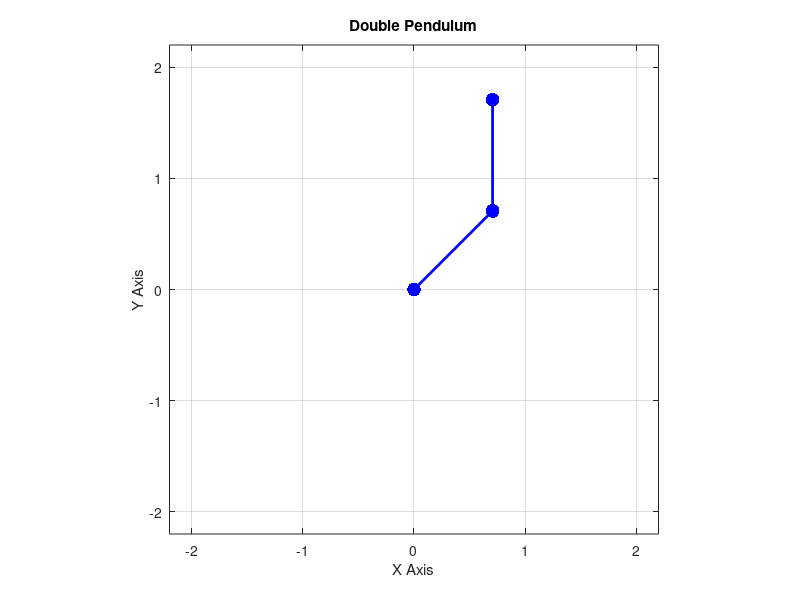
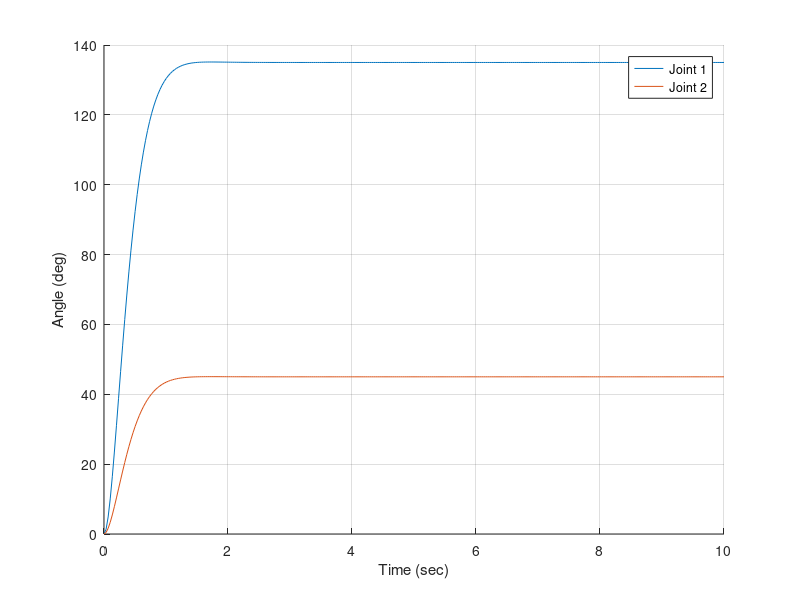
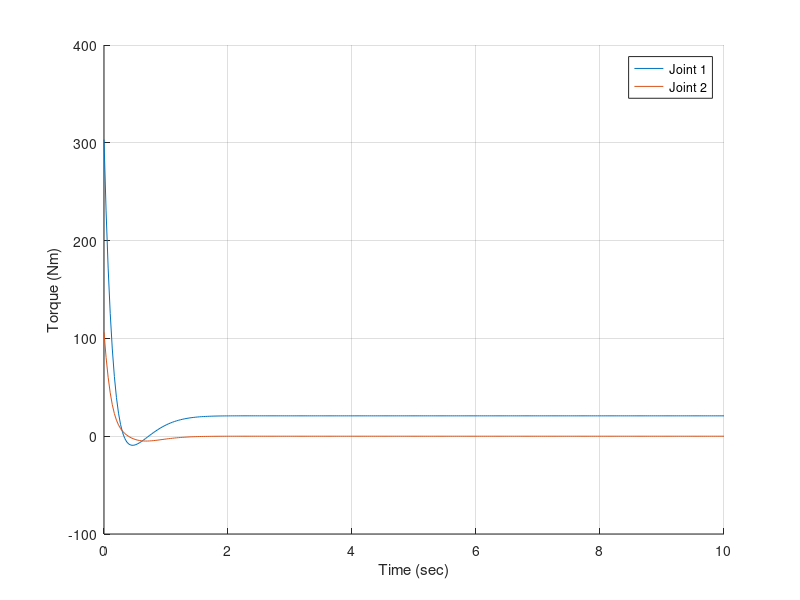

Recreate these plots in MATLAB, in order.
function [] = double_pendulum_driver()
clear all
clc
close all

movie = false;
duration = 10;
fps = 30;

% constants

constants.g = 9.81;
constants.m1 = 2;
constants.m2 = 1;
constants.l1 = 1;
constants.l2 = 1;

constants.overshoot = 0.1; % percent overshoot
constants.settling = 1; % settling time in sec

nframes=duration*fps;
tspan = linspace(0,duration,nframes);
initial_state = [0;0;0;0;0;0]; % extra 2 states for integral action of each joint
[t,state] = ode45(@(t,state)double_pendulum_ode(t,state,constants),tspan,initial_state);

% calculate the control input
control = zeros(length(t),2);
for ii = 1:length(t)
    [~, u] = double_pendulum_ode(t(ii),state(ii,:)',constants);
    control(ii,:) = u';
end

t1 = state(:,1);
t2 = state(:,2);
td1 = state(:,3);
td2 = state(:,4);

h=plot(0,0,'MarkerSize',30,'Marker','.','LineWidth',2,'Color','b');
range=1.1*(constants.l1+constants.l2);
axis([-range range -range range]);
axis square;
grid on
title('Double Pendulum')
xlabel('X Axis')
ylabel('Y Axis')
set(gca,'nextplot','replacechildren');

for i=1:length(t1)-1
    if (ishandle(h)==1)
        r1 = constants.l1*[sin(t1(i));-cos(t1(i))];
        r2 = r1 + constants.l2*[sin(t1(i)+t2(i));-cos(t1(i)+t2(i))];
        Xcoord=[0,r1(1),r2(1)];
        Ycoord=[0,r1(2),r2(2)];

        set(h,'XData',Xcoord,'YData',Ycoord);
        drawnow;
        if movie ==true
            
            F(i) = getframe;
        end
        if movie==false
            pause(t(i+1)-t(i));
        end
    end
end

figure
grid on;hold on
plot(t,t1*180/pi, t,t2*180/pi)
legend('Joint 1','Joint 2')
xlabel('Time (sec)')
ylabel('Angle (deg)')

figure
grid on;hold on
plot(t,control(:,1), t,control(:,2))
legend('Joint 1','Joint 2')
xlabel('Time (sec)')
ylabel('Torque (Nm)')

if movie==true
    movie2avi(F,'doublePendulumAnimation','compression','none','fps',fps)
end

% 16 Jan 15 - double pendulum dynamics

function [state_dot, u] = double_pendulum_ode(t,state,constants)

t1 = state(1);
t2 = state(2);
td1 = state(3);
td2 = state(4);
int_error = state(5:6,1);

m1 = constants.m1;
m2 = constants.m2;
l1 = constants.l1;
l2 = constants.l2;
g = constants.g;
overshoot = constants.overshoot;
settling = constants.settling;

% theta1 zero is downwards theta 2 zero is aligned with first link
M = zeros(2,2);
M(1,1) = (m1+m2)*l1^2 + m2*l2^2 + 2*m2*l1*l2*cos(t2);
M(1,2) = m2*l2^2 + m2*l1*l2*cos(t2);
M(2,1) = m2*l2^2 + m2*l1*l2*cos(t2);
M(2,2) = m2*l2^2;

V = zeros(2,2);
V(1,2) = -m2*l1*l2*(2*td1 + td2)*sin(t2);
V(2,1) = m2*l1*l2*td1*sin(t2);

G = zeros(2,1);
G(1,1) = g*((m1+m2)*l1*sin(t1) + m2*l2*sin(t1 + t2));
G(2,1) = g*m2*l2*sin(t1+t2);

B = eye(2,2);

zeta = -log(overshoot/100)/sqrt(pi^2+log(overshoot/100)^2);
wn = 4/settling/zeta;

E_dot = [0;0]-[td1;td2];
E = [3*pi/4;pi/4]-[t1;t2];

Kv = diag(2*zeta*wn*[1 1]);
Kp = diag(wn^2*[1 1]);

u = V*[td1;td2] + G + M*(Kv*E_dot + Kp*E); % feedback linearization

accel = M\( -V*[td1;td2] - G + B*u);

state_dot = [td1;td2;accel;E+int_error];